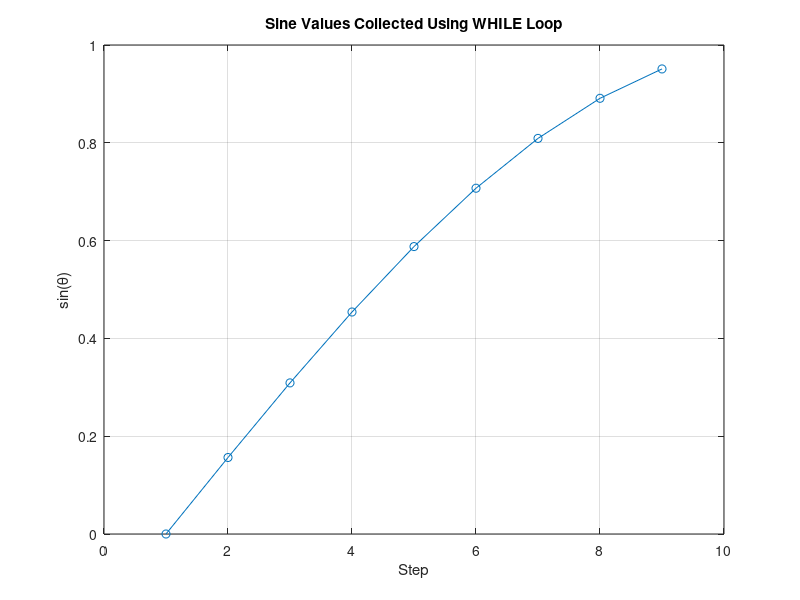

The MATLAB source for this figure:
% Day 9: Using WHILE Loops in MATLAB

% Task 1: Sum numbers until total exceeds 100
total = 0;
n = 1;
while total <= 100
    total = total + n;
    n = n + 1;
end
fprintf('Sum exceeded 100 at n = %d, Total = %d\n', n - 1, total);

% Task 2: Approximating square root using Babylonian method
x = 49;  % number to find square root of
guess = x / 2;
tolerance = 1e-6;
iteration = 0;

while abs(guess^2 - x) > tolerance
    guess = (guess + x / guess) / 2;
    iteration = iteration + 1;
end
fprintf('Square root of %.1f ≈ %.5f (after %d iterations)\n', x, guess, iteration);

% Task 3: Generate sine wave data until max value reaches 0.9
theta = 0;
step = pi / 20;
sin_values = [];

while true
    y = sin(theta);
    sin_values(end+1) = y;
    if abs(y) >= 0.9
        break;
    end
    theta = theta + step;
end

% Plotting the result
figure;
plot(sin_values, 'o-');
xlabel('Step');
ylabel('sin(θ)');
title('Sine Values Collected Using WHILE Loop');
grid on;